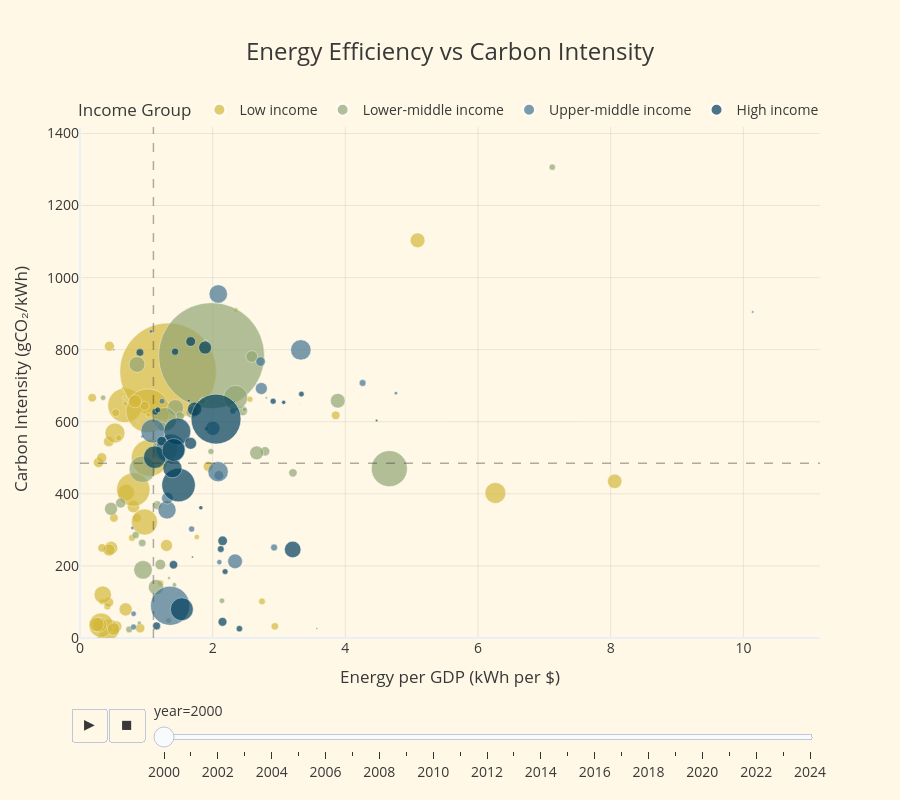

The code cell stored with this chart in its notebook:
### Code cell
# 1. DATA PREPARATION
df_quadrant = df_quadrant.copy()
df_quadrant["income_group"] = df_quadrant["income_group"].astype(str).str.strip().replace({
    "High-income countries": "High income",
    "Upper-middle-income countries": "Upper-middle income",
    "Lower-middle-income countries": "Lower-middle income",
    "Low-income countries": "Low income"
})

# Define shared income colors
income_colors = {
    "High income": "#003f5c",
    "Upper-middle income": "#457591",
    "Lower-middle income": "#92a673",
    "Low income": "#d4b83b",
    "Not classified": "#8a8a8a"
}

# 2. CALCULATE MEDIANS & FIXED RANGES
x_median = df_quadrant["energy_per_gdp"].median()
y_median = df_quadrant["carbon_intensity_elec"].median()
max_x = df_quadrant["energy_per_gdp"].max() * 1.1
max_y = df_quadrant["carbon_intensity_elec"].max() * 1.1

# 3. ANIMATED SCATTER PLOT
fig = px.scatter(
    df_quadrant,
    x="energy_per_gdp",
    y="carbon_intensity_elec",
    size="population",
    size_max=80,
    animation_frame="year",
    animation_group="country",
    hover_name="country",
    color="income_group",
    color_discrete_map=income_colors,
    range_x=[0, max_x],
    range_y=[0, max_y],
    labels={
        "energy_per_gdp": "Energy per GDP (kWh per $)",
        "carbon_intensity_elec": "Carbon Intensity (gCO₂/kWh)",
        "income_group": "Income Group"
    },
    template="plotly_white"
)

# 4. QUADRANT LINES (Grey for visibility on cream)
fig.add_vline(x=x_median, line_width=1.5, line_dash="dash", line_color="#383838", opacity=0.4)
fig.add_hline(y=y_median, line_width=1.5, line_dash="dash", line_color="#383838", opacity=0.4)

# 5. PREMIUM LAYOUT
fig.update_layout(
    title=dict(
        text="Energy Efficiency vs Carbon Intensity",
        x=0.5, xanchor="center",
        font=dict(size=24, color="#383838")
    ),
    paper_bgcolor="#FFF8E7",
    plot_bgcolor="#FFF8E7",
    font=dict(size=14, color="#383838"),
    xaxis=dict(gridcolor="rgba(0,0,0,0.08)"),
    yaxis=dict(gridcolor="rgba(0,0,0,0.08)"),
    legend=dict(orientation="h", y=1.05, x=0.5, xanchor="center"),
    height=800,
    margin=dict(t=120)
)

fig.update_traces(marker=dict(opacity=0.7, line=dict(width=0.5, color="white")))

# 6. SAVE AND SHOW
output_path = r"C:\Users\eirad\Desktop\IT ACADEMY\Sprint_13_Proyecto_Final\Quarto_Report\Plot\07_income_scatter.html"
fig.write_html(output_path)
fig.show()

### Figure 1 — Plotly figure (JSON) as saved in the notebook; plotly's stock layout.template omitted (floating-point values rounded to 4 significant figures)
{"data": [{"hovertemplate": "<b>%{hovertext}</b><br><br>Income Group=Low income<br>year=2000<br>Energy per GDP (kWh per $)=%{x}<br>Carbon Intensity (gCO₂/kWh)=%{y}<br>population=%{marker.size}<extra></extra>", "hovertext": ["Afghanistan", "Angola", "Armenia", "Azerbaijan", "Bangladesh", "Benin", "Burkina Faso", "Burundi", "Cambodia", "Cameroon", "Central African Republic", "Chad", "Comoros", "Congo", "Cote d'Ivoire", "Democratic Republic of Congo", "Ethiopia", "Gambia", "Georgia", "Ghana", "Guinea", "Guinea-Bissau", "Haiti", "India", "Indonesia", "Kenya", "Kyrgyzstan", "Laos", "Lesotho", "Liberia", "Madagascar", "Malawi", "Mali", "Mauritania", "Moldova", "Mongolia", "Mozambique", "Myanmar", "Nepal", "Nicaragua", "Niger", "Nigeria", "North Korea", "Pakistan", "Rwanda", "Sao Tome and Principe", "Senegal", "Sierra Leone", "Tajikistan", "Tanzania", "Togo", "Uganda", "Ukraine", "Uzbekistan", "Vietnam", "Yemen", "Zambia", "Zimbabwe"], "ids": ["Afghanistan", "Angola", "Armenia", "Azerbaijan", "Bangladesh", "Benin", "Burkina Faso", "Burundi", "Cambodia", "Cameroon", "Central African Republic", "Chad", "Comoros", "Congo", "Cote d'Ivoire", "Democratic Republic of Congo", "Ethiopia", "Gambia", "Georgia", "Ghana", "Guinea", "Guinea-Bissau", "Haiti", "India", "Indonesia", "Kenya", "Kyrgyzstan", "Laos", "Lesotho", "Liberia", "Madagascar", "Malawi", "Mali", "Mauritania", "Moldova", "Mongolia", "Mozambique", "Myanmar", "Nepal", "Nicaragua", "Niger", "Nigeria", "North Korea", "Pakistan", "Rwanda", "Sao Tome and Principe", "Senegal", "Sierra Leone", "Tajikistan", "Tanzania", "Togo", "Uganda", "Ukraine", "Uzbekistan", "Vietnam", "Yemen", "Zambia", "Zimbabwe"], "legendgroup": "Low income", "marker": {"color": "#d4b83b", "line": {"color": "white", "width": 0.5}, "opacity": 0.7, "size": [20130000.0, 16190000.0, 3126000.0, 8175000.0, 134500000.0, 7222000.0, 11930000.0, 6470000.0, 12460000.0, 14910000.0, 3833000.0, 8512000.0, 536100.0, 3151000.0, 17700000.0, 50510000.0, 67410000.0, 1455000.0, 4328000.0, 19640000.0, 8429000.0, 1235000.0, 8303000.0, 1058000000.0, 216100000.0, 30640000.0, 5025000.0, 5431000.0, 2004000.0, 2928000.0, 16520000.0, 11320000.0, 11560000.0, 2613000.0, 4235000.0, 2455000.0, 18130000.0, 45290000.0, 24550000.0, 5023000.0, 11510000.0, 126400000.0, 23670000.0, 154900000.0, 8214000.0, 144000.0, 9968000.0, 4424000.0, 6285000.0, 34260000.0, 5140000.0, 24000000.0, 49560000.0, 24790000.0, 77150000.0, 19620000.0, 10020000.0, 11890000.0], "sizemode": "area", "sizeref": 226700.0, "symbol": "circle"}, "mode": "markers", "name": "Low income", "orientation": "v", "showlegend": true, "type": "scatter", "x": [0.4686, 1.304, 1.761, 3.855, 0.6785, 0.5386, 0.2795, 0.3136, 0.4339, 0.5447, 0.3339, 0.1843, 0.6618, 0.262, 0.806, 0.4332, 0.3188, 0.6473, 1.217, 0.6882, 0.8563, 0.6707, 0.5109, 1.328, 1.023, 0.6967, 2.744, 0.4125, 0.5031, 0.6834, 0.4386, 0.4318, 0.3278, 1.03, 2.561, 2.352, 0.5076, 0.5271, 0.2919, 1.149, 0.4436, 0.8032, 8.06, 1.052, 0.3324, 0.87, 0.9738, 0.5848, 2.938, 0.3431, 0.7833, 0.2519, 6.262, 5.089, 0.9717, 0.8283, 0.9066, 1.934], "xaxis": "x", "y": [250.0, 256.9, 280.3, 617.8, 645.5, 625.0, 487.2, 0.0, 545.5, 31.88, 100.0, 666.7, 666.7, 34.48, 364.6, 23.57, 35.5, 692.3, 152.2, 79.5, 333.3, 666.7, 333.3, 740.0, 630.7, 403.7, 101.6, 87.67, 34.48, 650.0, 244.2, 99.17, 500.0, 619.0, 662.4, 910.3, 25.08, 568.6, 36.36, 530.7, 809.5, 411.8, 434.7, 499.9, 250.0, 333.3, 644.3, 555.6, 32.3, 120.0, 277.8, 37.74, 402.5, 1104.0, 321.9, 656.9, 27.24, 476.4], "yaxis": "y"}, {"hovertemplate": "<b>%{hovertext}</b><br><br>Income Group=Lower-middle income<br>year=2000<br>Energy per GDP (kWh per $)=%{x}<br>Carbon Intensity (gCO₂/kWh)=%{y}<br>population=%{marker.size}<extra></extra>", "hovertext": ["Albania", "Algeria", "Belarus", "Bolivia", "Bosnia and Herzegovina", "Bulgaria", "Cape Verde", "China", "Colombia", "Cuba", "Djibouti", "Dominican Republic", "Ecuador", "Egypt", "El Salvador", "Equatorial Guinea", "Eswatini", "Guatemala", "Honduras", "Iran", "Iraq", "Jamaica", "Jordan", "Kazakhstan", "Latvia", "Lithuania", "Morocco", "Namibia", "North Macedonia", "Palestine", "Paraguay", "Peru", "Philippines", "Romania", "Russia", "Sri Lanka", "Syria", "Thailand", "Tunisia", "Turkmenistan"], "ids": ["Albania", "Algeria", "Belarus", "Bolivia", "Bosnia and Herzegovina", "Bulgaria", "Cape Verde", "China", "Colombia", "Cuba", "Djibouti", "Dominican Republic", "Ecuador", "Egypt", "El Salvador", "Equatorial Guinea", "Eswatini", "Guatemala", "Honduras", "Iran", "Iraq", "Jamaica", "Jordan", "Kazakhstan", "Latvia", "Lithuania", "Morocco", "Namibia", "North Macedonia", "Palestine", "Paraguay", "Peru", "Philippines", "Romania", "Russia", "Sri Lanka", "Syria", "Thailand", "Tunisia", "Turkmenistan"], "legendgroup": "Lower-middle income", "marker": {"color": "#92a673", "line": {"color": "white", "width": 0.5}, "opacity": 0.7, "size": [3166000.0, 30900000.0, 9991000.0, 8606000.0, 4160000.0, 8001000.0, 453300.0, 1270000000.0, 39090000.0, 11110000.0, 747300.0, 8584000.0, 12690000.0, 73080000.0, 5943000.0, 703300.0, 1041000.0, 11700000.0, 6578000.0, 66420000.0, 24420000.0, 2608000.0, 5387000.0, 15500000.0, 2368000.0, 3500000.0, 28420000.0, 1819000.0, 2057000.0, 3152000.0, 5101000.0, 26600000.0, 79630000.0, 22050000.0, 146700000.0, 19290000.0, 16640000.0, 63010000.0, 9765000.0, 4583000.0], "sizemode": "area", "sizeref": 226700.0, "symbol": "circle"}, "mode": "markers", "name": "Lower-middle income", "orientation": "v", "showlegend": true, "type": "scatter", "x": [1.336, 1.438, 2.789, 1.163, 1.974, 3.21, 0.8763, 1.982, 0.9503, 2.452, 2.808, 1.508, 1.211, 1.28, 0.8387, 0.5088, 1.342, 0.6131, 0.9379, 2.345, 3.886, 2.482, 1.849, 2.59, 1.424, 2.14, 0.8597, 0.8938, 1.892, 0.3486, 0.7412, 1.146, 0.9403, 2.663, 4.663, 0.4675, 1.689, 1.281, 1.238, 7.119], "xaxis": "x", "y": [48.63, 638.6, 518.0, 368.6, 517.7, 458.2, 600.0, 783.5, 189.2, 630.7, 666.7, 615.7, 204.2, 525.6, 285.7, 800.0, 166.7, 374.6, 263.7, 667.5, 658.3, 633.7, 658.1, 781.2, 147.3, 103.3, 759.1, 41.67, 822.3, 666.7, 23.74, 141.1, 468.2, 513.8, 469.9, 358.4, 626.5, 607.0, 586.4, 1307.0], "yaxis": "y"}, {"hovertemplate": "<b>%{hovertext}</b><br><br>Income Group=Upper-middle income<br>year=2000<br>Energy per GDP (kWh per $)=%{x}<br>Carbon Intensity (gCO₂/kWh)=%{y}<br>population=%{marker.size}<extra></extra>", "hovertext": ["Argentina", "Bahrain", "Botswana", "Brazil", "Chile", "Costa Rica", "Croatia", "Czechia", "Dominica", "Estonia", "Gabon", "Hungary", "Lebanon", "Libya", "Malaysia", "Mauritius", "Mexico", "Oman", "Panama", "Poland", "Puerto Rico", "Saint Lucia", "Saudi Arabia", "Seychelles", "Slovakia", "South Africa", "South Korea", "Trinidad and Tobago", "Turkey", "Uruguay", "Venezuela"], "ids": ["Argentina", "Bahrain", "Botswana", "Brazil", "Chile", "Costa Rica", "Croatia", "Czechia", "Dominica", "Estonia", "Gabon", "Hungary", "Lebanon", "Libya", "Malaysia", "Mauritius", "Mexico", "Oman", "Panama", "Poland", "Puerto Rico", "Saint Lucia", "Saudi Arabia", "Seychelles", "Slovakia", "South Africa", "South Korea", "Trinidad and Tobago", "Turkey", "Uruguay", "Venezuela"], "legendgroup": "Upper-middle income", "marker": {"color": "#457591", "line": {"color": "white", "width": 0.5}, "opacity": 0.7, "size": [37210000.0, 669600.0, 1677000.0, 174000000.0, 15500000.0, 3938000.0, 4326000.0, 10240000.0, 68530.0, 1397000.0, 1276000.0, 10190000.0, 4329000.0, 5305000.0, 22970000.0, 1217000.0, 98630000.0, 2282000.0, 3010000.0, 38260000.0, 3810000.0, 158600.0, 16180000.0, 83340.0, 5380000.0, 47160000.0, 46770000.0, 1320000.0, 65430000.0, 3266000.0, 24530000.0], "sizemode": "area", "sizeref": 226700.0, "symbol": "circle"}, "mode": "markers", "name": "Upper-middle income", "orientation": "v", "showlegend": true, "type": "scatter", "x": [1.312, 10.14, 1.07, 1.359, 1.317, 0.8072, 1.682, 2.722, 1.151, 2.359, 0.7893, 2.093, 2.304, 4.26, 2.002, 0.9415, 1.367, 1.909, 2.101, 2.084, 1.237, 1.331, 2.734, 3.311, 2.926, 3.329, 2.081, 4.762, 1.1, 0.8086, 2.338], "xaxis": "x", "y": [355.5, 904.8, 850.9, 89.45, 388.1, 30.61, 302.4, 767.1, 375.0, 634.5, 305.3, 451.0, 630.2, 707.7, 581.8, 559.3, 525.4, 580.7, 210.6, 954.6, 657.2, 642.9, 692.3, 650.0, 251.1, 799.4, 461.6, 679.5, 574.1, 67.19, 212.7], "yaxis": "y"}, {"hovertemplate": "<b>%{hovertext}</b><br><br>Income Group=High income<br>year=2000<br>Energy per GDP (kWh per $)=%{x}<br>Carbon Intensity (gCO₂/kWh)=%{y}<br>population=%{marker.size}<extra></extra>", "hovertext": ["Australia", "Austria", "Barbados", "Belgium", "Canada", "Cyprus", "Denmark", "Finland", "France", "Germany", "Greece", "Hong Kong", "Iceland", "Ireland", "Israel", "Italy", "Japan", "Kuwait", "Luxembourg", "Malta", "Netherlands", "New Zealand", "Norway", "Portugal", "Qatar", "Singapore", "Slovenia", "Spain", "Sweden", "Switzerland", "Taiwan", "United Arab Emirates", "United Kingdom", "United States"], "ids": ["Australia", "Austria", "Barbados", "Belgium", "Canada", "Cyprus", "Denmark", "Finland", "France", "Germany", "Greece", "Hong Kong", "Iceland", "Ireland", "Israel", "Italy", "Japan", "Kuwait", "Luxembourg", "Malta", "Netherlands", "New Zealand", "Norway", "Portugal", "Qatar", "Singapore", "Slovenia", "Spain", "Sweden", "Switzerland", "Taiwan", "United Arab Emirates", "United Kingdom", "United States"], "legendgroup": "High income", "marker": {"color": "#003f5c", "line": {"color": "white", "width": 0.5}, "opacity": 0.7, "size": [19130000.0, 8013000.0, 262100.0, 10250000.0, 30890000.0, 947700.0, 5340000.0, 5176000.0, 59480000.0, 81800000.0, 10780000.0, 6705000.0, 281300.0, 3803000.0, 6111000.0, 57270000.0, 127000000.0, 1955000.0, 436100.0, 399900.0, 16060000.0, 3858000.0, 4491000.0, 10280000.0, 645000.0, 4035000.0, 1987000.0, 41020000.0, 8872000.0, 7184000.0, 22330000.0, 3494000.0, 59060000.0, 281500000.0], "sizemode": "area", "sizeref": 226700.0, "symbol": "circle"}, "mode": "markers", "name": "High income", "orientation": "v", "showlegend": true, "type": "scatter", "x": [1.886, 1.409, 2.018, 2.15, 3.206, 1.64, 1.135, 2.122, 1.535, 1.467, 1.669, 0.9033, 3.57, 1.173, 1.433, 1.127, 1.485, 3.07, 1.696, 2.325, 1.667, 2.187, 2.402, 1.232, 4.471, 2.912, 1.821, 1.393, 2.148, 1.155, 1.727, 3.338, 1.41, 2.05], "xaxis": "x", "y": [806.0, 203.4, 658.2, 269.6, 245.7, 658.8, 627.9, 246.8, 79.77, 573.2, 822.8, 792.4, 26.28, 632.9, 794.4, 501.7, 424.4, 653.9, 225.0, 656.2, 540.3, 184.3, 25.75, 546.2, 603.5, 657.1, 361.5, 470.9, 44.89, 33.58, 635.2, 676.8, 522.0, 607.5], "yaxis": "y"}], "layout": {"font": {"color": "#383838", "size": 14}, "height": 800, "legend": {"itemsizing": "constant", "orientation": "h", "title": {"text": "Income Group"}, "tracegroupgap": 0, "x": 0.5, "xanchor": "center", "y": 1.05}, "margin": {"t": 120}, "paper_bgcolor": "#FFF8E7", "plot_bgcolor": "#FFF8E7", "shapes": [{"line": {"color": "#383838", "dash": "dash", "width": 1.5}, "opacity": 0.4, "type": "line", "x0": 1.107, "x1": 1.107, "xref": "x", "y0": 0, "y1": 1, "yref": "y domain"}, {"line": {"color": "#383838", "dash": "dash", "width": 1.5}, "opacity": 0.4, "type": "line", "x0": 0, "x1": 1, "xref": "x domain", "y0": 485.2, "y1": 485.2, "yref": "y"}], "sliders": [{"active": 0, "currentvalue": {"prefix": "year="}, "len": 0.9, "pad": {"b": 10, "t": 60}, "steps": [{"args": [["2000"], {"frame": {"duration": 0, "redraw": false}, "fromcurrent": true, "mode": "immediate", "transition": {"duration": 0, "easing": "linear"}}], "label": "2000", "method": "animate"}, {"args": [["2001"], {"frame": {"duration": 0, "redraw": false}, "fromcurrent": true, "mode": "immediate", "transition": {"duration": 0, "easing": "linear"}}], "label": "2001", "method": "animate"}, {"args": [["2002"], {"frame": {"duration": 0, "redraw": false}, "fromcurrent": true, "mode": "immediate", "transition": {"duration": 0, "easing": "linear"}}], "label": "2002", "method": "animate"}, {"args": [["2003"], {"frame": {"duration": 0, "redraw": false}, "fromcurrent": true, "mode": "immediate", "transition": {"duration": 0, "easing": "linear"}}], "label": "2003", "method": "animate"}, {"args": [["2004"], {"frame": {"duration": 0, "redraw": false}, "fromcurrent": true, "mode": "immediate", "transition": {"duration": 0, "easing": "linear"}}], "label": "2004", "method": "animate"}, {"args": [["2005"], {"frame": {"duration": 0, "redraw": false}, "fromcurrent": true, "mode": "immediate", "transition": {"duration": 0, "easing": "linear"}}], "label": "2005", "method": "animate"}, {"args": [["2006"], {"frame": {"duration": 0, "redraw": false}, "fromcurrent": true, "mode": "immediate", "transition": {"duration": 0, "easing": "linear"}}], "label": "2006", "method": "animate"}, {"args": [["2007"], {"frame": {"duration": 0, "redraw": false}, "fromcurrent": true, "mode": "immediate", "transition": {"duration": 0, "easing": "linear"}}], "label": "2007", "method": "animate"}, {"args": [["2008"], {"frame": {"duration": 0, "redraw": false}, "fromcurrent": true, "mode": "immediate", "transition": {"duration": 0, "easing": "linear"}}], "label": "2008", "method": "animate"}, {"args": [["2009"], {"frame": {"duration": 0, "redraw": false}, "fromcurrent": true, "mode": "immediate", "transition": {"duration": 0, "easing": "linear"}}], "label": "2009", "method": "animate"}, {"args": [["2010"], {"frame": {"duration": 0, "redraw": false}, "fromcurrent": true, "mode": "immediate", "transition": {"duration": 0, "easing": "linear"}}], "label": "2010", "method": "animate"}, {"args": [["2011"], {"frame": {"duration": 0, "redraw": false}, "fromcurrent": true, "mode": "immediate", "transition": {"duration": 0, "easing": "linear"}}], "label": "2011", "method": "animate"}, {"args": [["2012"], {"frame": {"duration": 0, "redraw": false}, "fromcurrent": true, "mode": "immediate", "transition": {"duration": 0, "easing": "linear"}}], "label": "2012", "method": "animate"}, {"args": [["2013"], {"frame": {"duration": 0, "redraw": false}, "fromcurrent": true, "mode": "immediate", "transition": {"duration": 0, "easing": "linear"}}], "label": "2013", "method": "animate"}, {"args": [["2014"], {"frame": {"duration": 0, "redraw": false}, "fromcurrent": true, "mode": "immediate", "transition": {"duration": 0, "easing": "linear"}}], "label": "2014", "method": "animate"}, {"args": [["2015"], {"frame": {"duration": 0, "redraw": false}, "fromcurrent": true, "mode": "immediate", "transition": {"duration": 0, "easing": "linear"}}], "label": "2015", "method": "animate"}, {"args": [["2016"], {"frame": {"duration": 0, "redraw": false}, "fromcurrent": true, "mode": "immediate", "transition": {"duration": 0, "easing": "linear"}}], "label": "2016", "method": "animate"}, {"args": [["2017"], {"frame": {"duration": 0, "redraw": false}, "fromcurrent": true, "mode": "immediate", "transition": {"duration": 0, "easing": "linear"}}], "label": "2017", "method": "animate"}, {"args": [["2018"], {"frame": {"duration": 0, "redraw": false}, "fromcurrent": true, "mode": "immediate", "transition": {"duration": 0, "easing": "linear"}}], "label": "2018", "method": "animate"}, {"args": [["2019"], {"frame": {"duration": 0, "redraw": false}, "fromcurrent": true, "mode": "immediate", "transition": {"duration": 0, "easing": "linear"}}], "label": "2019", "method": "animate"}, {"args": [["2020"], {"frame": {"duration": 0, "redraw": false}, "fromcurrent": true, "mode": "immediate", "transition": {"duration": 0, "easing": "linear"}}], "label": "2020", "method": "animate"}, {"args": [["2021"], {"frame": {"duration": 0, "redraw": false}, "fromcurrent": true, "mode": "immediate", "transition": {"duration": 0, "easing": "linear"}}], "label": "2021", "method": "animate"}, {"args": [["2022"], {"frame": {"duration": 0, "redraw": false}, "fromcurrent": true, "mode": "immediate", "transition": {"duration": 0, "easing": "linear"}}], "label": "2022", "method": "animate"}, {"args": [["2023"], {"frame": {"duration": 0, "redraw": false}, "fromcurrent": true, "mode": "immediate", "transition": {"duration": 0, "easing": "linear"}}], "label": "2023", "method": "animate"}, {"args": [["2024"], {"frame": {"duration": 0, "redraw": false}, "fromcurrent": true, "mode": "immediate", "transition": {"duration": 0, "easing": "linear"}}], "label": "2024", "method": "animate"}], "x": 0.1, "xanchor": "left", "y": 0, "yanchor": "top"}], "title": {"font": {"color": "#383838", "size": 24}, "text": "Energy Efficiency vs Carbon Intensity", "x": 0.5, "xanchor": "center"}, "updatemenus": [{"buttons": [{"args": [null, {"frame": {"duration": 500, "redraw": false}, "fromcurrent": true, "mode": "immediate", "transition": {"duration": 500, "easing": "linear"}}], "label": "&#9654;", "method": "animate"}, {"args": [[null], {"frame": {"duration": 0, "redraw": false}, "fromcurrent": true, "mode": "immediate", "transition": {"duration": 0, "easing": "linear"}}], "label": "&#9724;", "method": "animate"}], "direction": "left", "pad": {"r": 10, "t": 70}, "showactive": false, "type": "buttons", "x": 0.1, "xanchor": "right", "y": 0, "yanchor": "top"}], "xaxis": {"anchor": "y", "domain": [0, 1], "gridcolor": "rgba(0,0,0,0.08)", "range": [0, 11.15], "title": {"text": "Energy per GDP (kWh per $)"}}, "yaxis": {"anchor": "x", "domain": [0, 1], "gridcolor": "rgba(0,0,0,0.08)", "range": [0, 1437.0], "title": {"text": "Carbon Intensity (gCO₂/kWh)"}}}}
